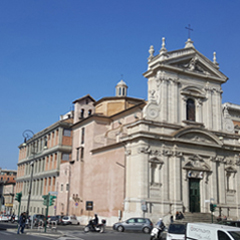
#> input picture Src/dft_240.jpg, 240 x 240 px
$ python W10_1.py
#> lines starting #> are read from the running program, lines starting #| are printed output that depends on the picture
### SrcCode/Common/fft2d.py
import numpy as np, cv2
from SrcCode.Common.dft2d import exp

def zeropadding(img):
    h, w = img.shape[:2]
    m = 1 << int(np.ceil(np.log2(h)))           # 2의 자승 계산
    n = 1 << int(np.ceil(np.log2(w)))
    dst = np.zeros((m, n), img.dtype)           # 2의 자승 크기 영상 생성
    dst[0:h, 0:w] = img[:]                         # 자승 영상에 원본 영상 복사

    # cv2.imshow('zeropadding',dst)
    return dst

def butterfly(pair, L, N, dir):
    for k in range(L):                                       # 버터플라이 수행
        Geven, Godd = pair[k], pair[k + L]
        pair[k]     = Geven + Godd * exp(dir * k / N)       # 짝수부
        pair[k + L] = Geven - Godd * exp(dir * k / N)       # 홀수부

def pairing(g, N, dir, start=0, stride=1):
    if N == 1: return [g[start]]
    L = N // 2
    sd = stride * 2
    part1 = pairing(g, L, dir, start, sd)
    part2 = pairing(g, L, dir, start + stride, sd)
    pair = part1 + part2                                     # 결과 병합
    butterfly(pair, L, N, dir)
    return pair

def fft(g):
    return pairing(g, len(g), 1)

def ifft(g):
    fft = pairing(g, len(g), -1)
    return [v / len(g) for v in fft]

def fft2(image):
    pad_img = zeropadding(image)  # 영삽입
    tmp = [fft(row) for row in pad_img]
    dst = [fft(row) for row in np.transpose(tmp)]
    return np.transpose(dst)                        # 전치 환원 후 반환

# [37 lines left out: functions ifft2, calc_spectrum, fftshift, FFT, IFFT, not called in this run]

### Assignment/W10_1.py
import numpy as np
import cv2
from SrcCode.Common.fft2d import fft2, ifft2, calc_spectrum, fftshift

def FFT(image, mode=2):
    if mode == 1:
        dft = fft2(image)
    elif mode == 2:
        dft = np.fft.fft2(image)
    elif mode == 3:
        dft = cv2.dft(np.float32(image), flags=cv2.DFT_COMPLEX_OUTPUT)
    dft = fftshift(dft)  # 셔플링
    spectrum = calc_spectrum(dft)  # 주파수 스펙트럼 영상
    return dft, spectrum

def IFFT(dft, shape, mode=2):
    dft = fftshift(dft)  # 역 셔플링
    if mode == 1:
        img = ifft2(dft).real
    if mode == 2:
        img = np.fft.ifft2(dft).real
    if mode == 3:
        img = cv2.idft(dft, flags=cv2.DFT_SCALE)[:, :, 0]
    img = img[:shape[0], :shape[1]]  # 영삽입 부분 제거
    return cv2.convertScaleAbs(img)

image = cv2.imread('../Src/dft_240.jpg', cv2.IMREAD_GRAYSCALE)
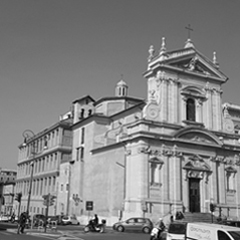
#> image: shape (240, 240); min 0, max 255, mean 130.4
if image is None:
    raise Exception("영상 파일 읽기 에러")
cy, cx = np.divmod(image.shape, 2)[0]  # 행렬 중심점 구하기
#> cy = 120; cx = 120
mode = 1

dft, spectrum = FFT(image, mode)  # FFT 수행 및 셔플링
#> in zeropadding, `dst[0:h, 0:w] = img[:]`:
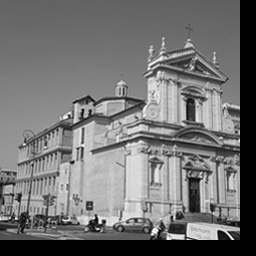
#> dst: shape (256, 256); min 0, max 255, mean 114.6
#> (the call stopped at in butterfly, `pair[k]     = Geven + Godd * exp(dir * k / N)`: SrcCode is not available in this run)
#> (the call stopped at in butterfly, `pair[k]     = Geven + Godd * exp(dir * k / N)`: SrcCode is not available in this run)
#> (the call stopped at in butterfly, `pair[k]     = Geven + Godd * exp(dir * k / N)`: SrcCode is not available in this run)
#> (the call stopped at in butterfly, `pair[k]     = Geven + Godd * exp(dir * k / N)`: SrcCode is not available in this run)
#> (the call stopped at in butterfly, `pair[k]     = Geven + Godd * exp(dir * k / N)`: SrcCode is not available in this run)
#> (the call stopped at in butterfly, `pair[k]     = Geven + Godd * exp(dir * k / N)`: SrcCode is not available in this run)
#> (the call stopped at in butterfly, `pair[k]     = Geven + Godd * exp(dir * k / N)`: SrcCode is not available in this run)
#> (the run stopped early here; a loop or call above may not have finished)
